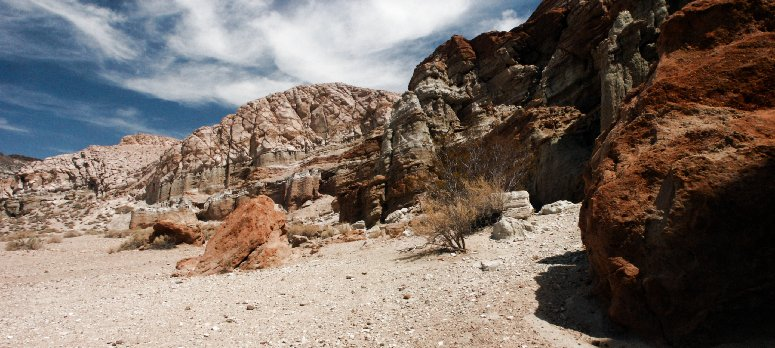
#> input picture assignment_1/Q3/data/hist/canyon.png, 775 x 348 px
$ python myCLAHE.py
#> lines starting #> are read from the running program, lines starting #| are printed output that depends on the picture
import numpy as np
import matplotlib.pyplot as plt
import matplotlib.image as mpimg
import cv2
from skimage import exposure, color, img_as_ubyte

# Load the input image
try:
    canyon_image = mpimg.imread('data/hist/canyon.png')
#> canyon_image is the input picture: shape (348, 775, 3) float32; mean R, G, B 0.477, 0.429, 0.397
    if canyon_image.dtype != np.uint8:
        canyon_image = (canyon_image * 255).astype(np.uint8)
except FileNotFoundError:
    print("Check the file path.")

#skimage converts l_channel from [0-255] to [0-100], and to apply clahe, we must normalize it to [0-1]
#hence we return l_channel in the range [0-100] to retain the luminance and chroma channels

canyon_lab = color.rgb2lab(canyon_image)
#> canyon_lab: shape (348, 775, 3) float64; mean of channels 0, 1, 2 45.6, 4.4, 6.5
l_channel = canyon_lab[:, :, 0]   # [0,100]
a_channel = canyon_lab[:, :, 1]   # ~[-128,127]
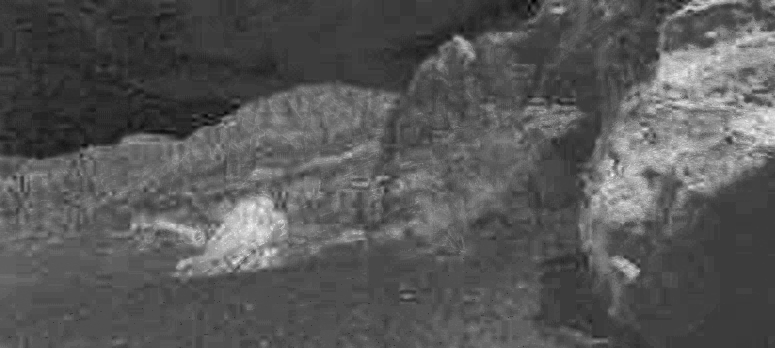
#> a_channel: shape (348, 775) float64; min -10.02, max 32.06, mean 4.4; drawn with min black and max white
b_channel = canyon_lab[:, :, 2]   # ~[-128,127]
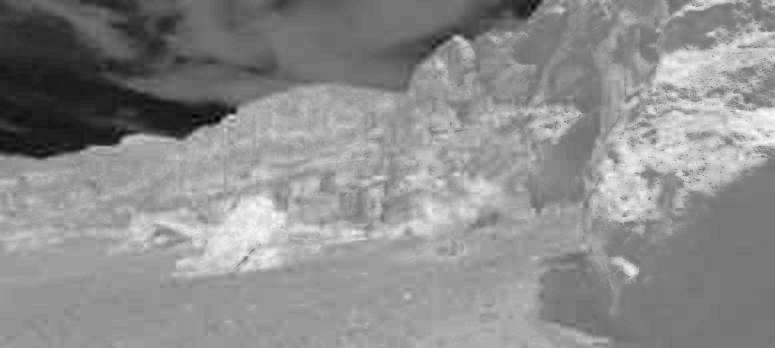
#> b_channel: shape (348, 775) float64; min -32.48, max 37.97, mean 6.5; drawn with min black and max white

def apply_clahe_skimage(l_in, a_in, b_in, clip_limit, grid_size):
    """
    Applies CLAHE using skimage to the L channel.
    Returns processed RGB image and new L channel.

    - clip_limit: float (0–1, lower = less contrast, higher = more contrast)
    - grid_size: int or (int,int), size of contextual regions
    """
#> called with clip_limit = 0.02, grid_size = (8, 8)
    # Normalize L to [0,1] for skimage.adapthist
    l_norm = l_in / 100.0

    # Apply CLAHE
    l_eq = exposure.equalize_adapthist(l_norm, clip_limit=clip_limit, kernel_size=grid_size)

    # Rescale back to [0,100] for Lab
    l_out = l_eq * 100

    # Recombine Lab channels
    lab_eq = np.zeros_like(canyon_lab)
    lab_eq[:, :, 0] = l_out
    lab_eq[:, :, 1] = a_in
    lab_eq[:, :, 2] = b_in

    # Convert Lab -> RGB
    rgb_eq = color.lab2rgb(lab_eq)
    rgb_eq_ubyte = img_as_ubyte(rgb_eq)
    return rgb_eq_ubyte, l_out

# Generate results with skimage
tuned_result, tuned_l = apply_clahe_skimage(l_channel, a_channel, b_channel, clip_limit=0.02, grid_size=(8, 8))
large_grid_result, large_l = apply_clahe_skimage(l_channel, a_channel, b_channel, clip_limit=0.02, grid_size=(64, 64))
small_grid_result, small_l = apply_clahe_skimage(l_channel, a_channel, b_channel, clip_limit=0.02, grid_size=(2, 2))
#> call 3 of apply_clahe_skimage, with clip_limit = 0.02, grid_size = (2, 2)
#> in apply_clahe_skimage (call 3), `l_eq = exposure.equalize_adapthist(l_norm, clip_limit=clip_limit, kern..`:
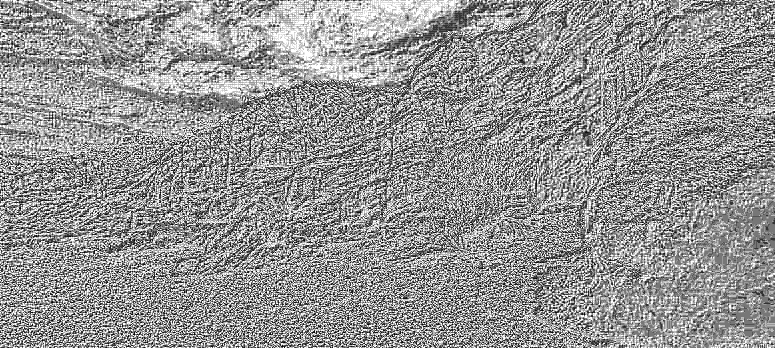
#> l_eq: shape (348, 775) float64; min 0, max 1, mean 0.584
#> in apply_clahe_skimage (call 3), `l_out = l_eq * 100`:
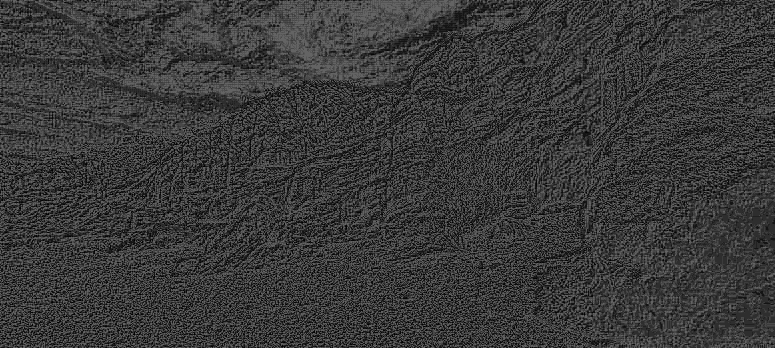
#> l_out: shape (348, 775) float64; min 0, max 100, mean 58.4
#> in apply_clahe_skimage (call 3), `lab_eq[:, :, 2] = b_in`:
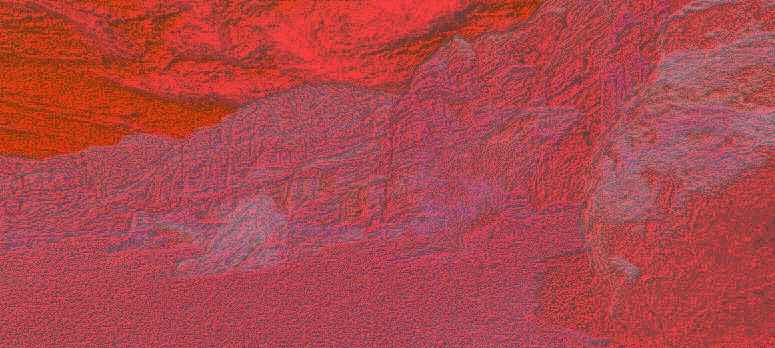
#> lab_eq: shape (348, 775, 3) float64; mean of channels 0, 1, 2 58.4, 4.4, 6.5; drawn with min black and max white
#> in apply_clahe_skimage (call 3), `rgb_eq = color.lab2rgb(lab_eq)`:
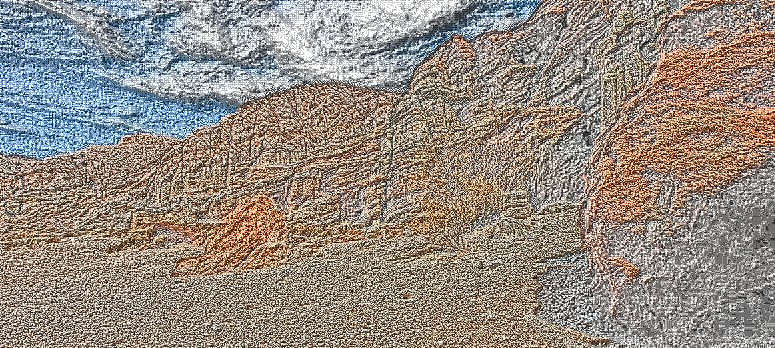
#> rgb_eq: shape (348, 775, 3) float64; mean R, G, B 0.595, 0.551, 0.518
low_clip_result, low_clip_l = apply_clahe_skimage(l_channel, a_channel, b_channel, clip_limit=0.005, grid_size=(8, 8))

# --- FIGURE 1: Images ---
fig1, axes1 = plt.subplots(5, 1, figsize=(8, 15))
images = [canyon_image, tuned_result, large_grid_result, small_grid_result, low_clip_result]
titles = ['Original',
          'Tuned (Clip=0.02, Grid=8x8)',
          'Large Grid (Clip=0.02, Grid=64x64)',
          'Small Grid (Clip=0.02, Grid=2x2)',
          'Low Clip (Clip=0.005, Grid=8x8)']

for i, (img, title) in enumerate(zip(images, titles)):
    axes1[i].imshow(img)
    axes1[i].set_title(title)
    axes1[i].axis('off')
#> this loop made 5 passes
#> title on passes 1 to 5: 'Original', 'Tuned (Clip=0.02, Grid=8x8)', 'Large Grid (Clip=0.02, Grid=64x64)', 'Small Grid (Clip=0.02, Grid=2x2)', 'Low Clip (Clip=0.005, Grid=8x8)'

plt.tight_layout()
plt.show()

# --- FIGURE 2: Histograms ---
fig2, axes2 = plt.subplots(1, 5, figsize=(25, 6))
l_channels = [l_channel, tuned_l, large_l, small_l, low_clip_l]

for i, l in enumerate(l_channels):
    axes2[i].hist(l.ravel(), bins=256, range=[0, 101], color='black')
    axes2[i].set_title(f"{titles[i]} Histogram")
    axes2[i].set_xlim([0, 101])
#> this loop made 5 passes

plt.tight_layout()
plt.show()
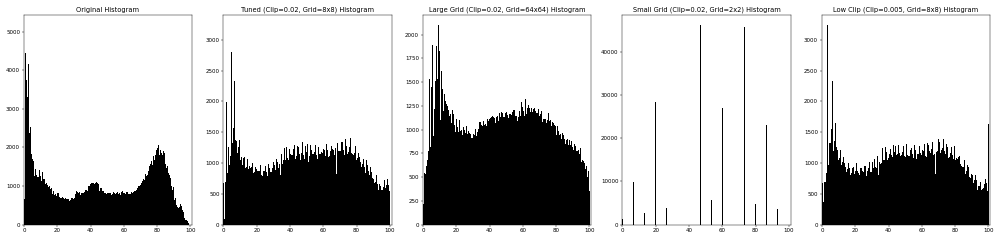
#> figure drawn by matplotlib, 5 panels; panel 1: tallest bar 5175 high, from x = 1.58 to 1.97; panel 2: tallest bar 3242 high, from x = 3.16 to 3.55; panel 3: tallest bar 2101 high, from x = 9.07 to 9.47; panel 4: tallest bar 46282 high, from x = 46.55 to 46.95
